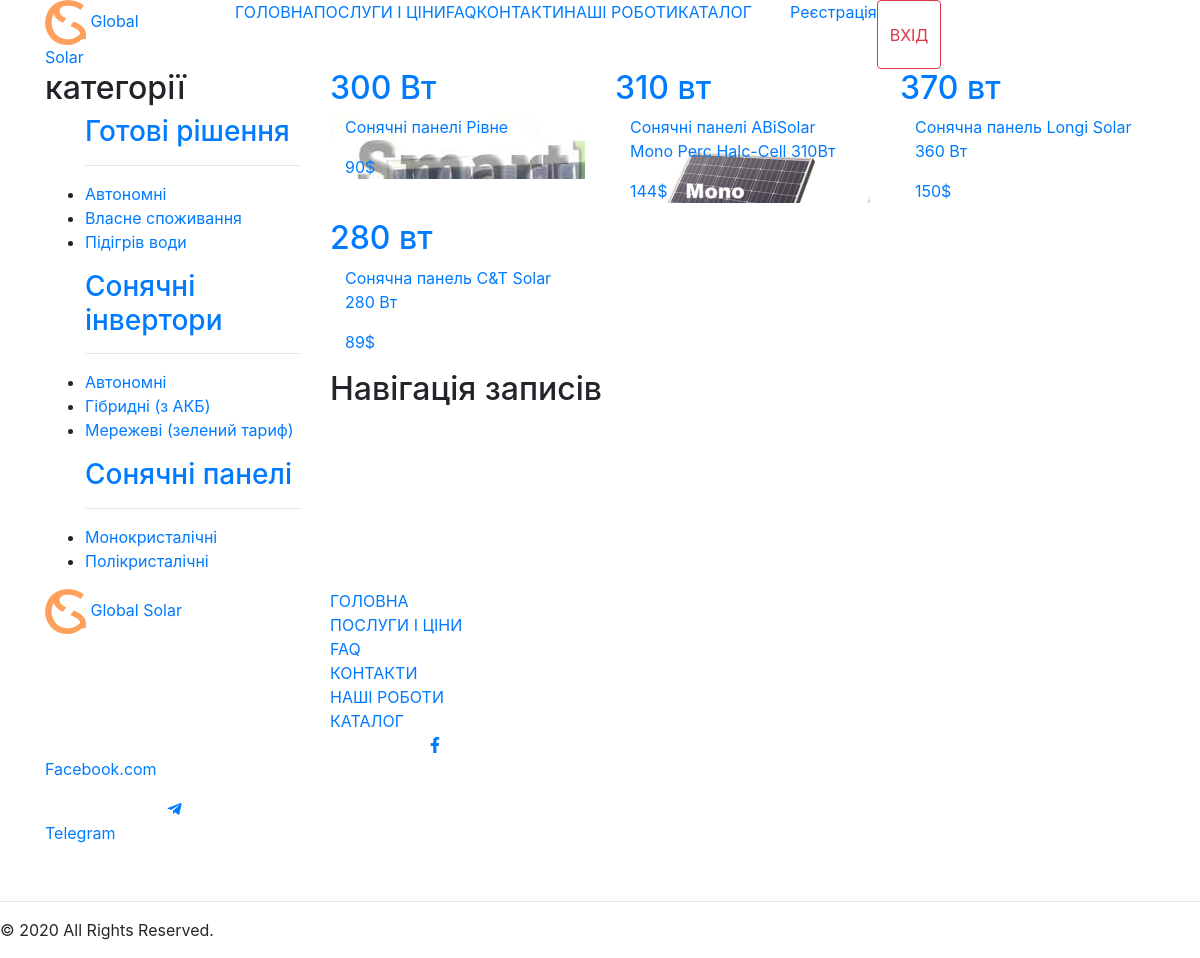
Page /catalog/SolarPanels on the committed database.
### catalog/models.py (models this page shows, shortened)
class Catalog(models.Model):
    title = models.CharField(max_length=100)
    description = models.TextField(blank=True)
    catalog_type = models.CharField(max_length=30)
    power = models.CharField(max_length=30)
    price = models.IntegerField()
    made = models.CharField(max_length=50)
    weight = models.CharField(max_length=50)
    size = models.CharField(max_length=50)
    guarantee = models.CharField(max_length=50)
    is_published = models.BooleanField(default=True)
    photo_0 = models.ImageField(upload_to="photos/%Y/%m/%d/")
    photo_1 = models.ImageField(upload_to="photos/%Y/%m/%d/", blank=True)
    photo_2 = models.ImageField(upload_to="photos/%Y/%m/%d/", blank=True)
    photo_3 = models.ImageField(upload_to="photos/%Y/%m/%d/", blank=True)

### catalog/views.py (the view)
# urls.py: path('SolarPanels', views.SolarPanels, name="SolarPanels"),
def SolarPanels(request):
    SolarPanels = Catalog.objects.all().filter(Q(catalog_type='monocrystalline') | Q(catalog_type='polycrystalline') | Q(catalog_type='SolarPanels'))
    paginator = Paginator(SolarPanels, 9)
    page_number = request.GET.get('page')
    page = paginator.get_page(page_number)
    context = {
        "SolarPanels": page,
    }
    return render(request, "pages/catalog/catalogPage.html", context)

### templates/pages/catalog/catalogPage.html (shortened to what this page needs)
{% extends 'base.html' %} {% load static %} {% block content %}
<div class="container-fluid bg-catalog">
  <div class="container catalog">
    <div class="row">
      <div class="col-3">
        <div class="col-12 category pl-0 pr-0">
          <div class="col-12 category_t p-0">
            <h2>категорії</h2>
          </div>
          <ul>
              <h3><a href="{% url 'ReadySolutions' %}">Готові рішення</a></h3>
              <hr />
              <li><a href="{% url 'Autonomous' %}">Автономні</a></li>
              <li><a href="{% url 'OwnConsumption' %}">Власне споживання</a></li>
              <li><a href="{% url 'WaterHeating' %}">Підігрів води</a></li>
            </ul>
            <ul>
              <h3><a href="{% url 'SolarInverters' %}">Сонячні інвертори</a></h3>
              <hr />
              <li><a href="{% url 'AutonomousInverters' %}">Автономні</a></li>
              <li><a href="{% url 'HybridInverters' %}">Гібридні (з АКБ)</a></li>
              <li><a href="{% url 'NetworkInverters' %}">Мережеві (зелений тариф)</a></li>
            </ul>
            <ul>
              <h3><a href="{% url 'SolarPanels' %}">Сонячні панелі</a></h3>
              <hr />
              <li><a href="{% url 'monocrystalline' %}">Монокристалічні</a></li>
              <li><a href="{% url 'polycrystalline' %}">Полікристалічні</a></li>
            </ul>
        </div>
      </div>
      <div class="catalog_tovaru col-9">
          {% if SolarPanels %}
        <div class="row">
            {% for product in SolarPanels %}
          <div class="col-4">
            <a href="{% url 'product' product.id  %}">
              <div class="price_black">
                <div class="col-12 price_black_top p-0">
                  <h2>{{ product.power }}</h2>
                </div>
                <div class="price_black_bottom col-12 p-0" style="background-image: url('{{ product.photo_0.url }}')">
                  <div class="bottom col-12">
                    <p class="info_catalog">{{ product.title }}</p>
                    <p class="price_catalog">{{ product.price }}$</p>
                  </div>
                </div>
              </div>
            </a>
          </div>
            {% endfor %}
        </div>
        <div class="row" id="pagin">
            <div class="col-12">
              <nav
                class="navigation pagination"
                role="navigation"
                aria-label="Навігація записів"
              >
                <h2 class="screen-reader-text">Навігація записів</h2>
              </nav>
            </div>
          </div>
      </div>
        {% else %}
            <div>Нічого не знайдено</div>
            {% endif %}
      </div>
    </div>
  </div>
{% endblock %}

### rows in the picture
Catalog: power "300 Вт", photo_0 (picture), title "Сонячні панелі Рівне", price "90"
Catalog: power "310 вт", photo_0 (picture), title "Сонячні панелі ABiSolar Mono Perc Halc-Cell 310Вт", price "144"
Catalog: power "370 вт", photo_0 (picture), title "Сонячна панель Longi Solar 360 Вт", price "150"
Catalog: power "280 вт", photo_0 (picture), title "Сонячна панель C&T Solar 280 Вт", price "89"
